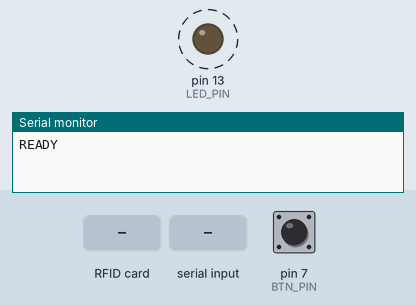
Bench run of a sketch on a simulated Arduino Uno, built with avr-gcc and run on an emulated ATmega328P. Shown: output pins drawn as LEDs (lit = HIGH), the last lines printed to the serial monitor. Dashed ring = blinking. Inputs (shaded band) come from the test bench; at power-on: pin 7 (BTN_PIN) HIGH.

Above: at 1.2 s.
1.3 s: pin 7 (BTN_PIN) pulled LOW for 0.15 s
4.3 s: RFID card 5E 7A 19 C4 held to the reader
7.3 s: "LED:\n" received over Serial
At 8.0 s:
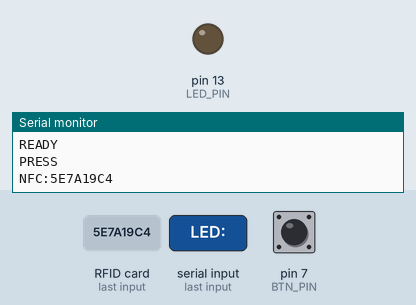
8.8 s: pin 7 (BTN_PIN) pulled LOW for 3.2 s
Timing chart, 0 to 11.8 s (numbered marks = the images above; inputs shaded):
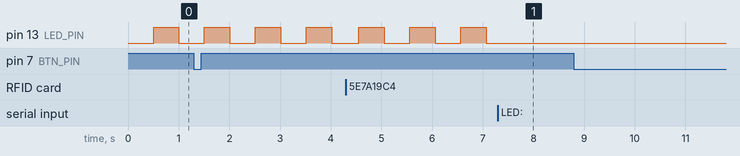

The sketch:

timecards.ino
```cpp
// timecards — Arduino sketch (button + status LED + optional PN532 NFC).
//
// The Arduino is the SENSOR; a host computer runs the bridge (host/bridge.js) that
// maps these serial events to timecards CLI commands and pushes state back. This
// sketch reimplements no timer logic — it just reports input and shows state.
//
//   Button tap        -> "PRESS\n"   (host: timecards press)
//   Button hold 1.5s  -> "HOLD\n"    (host: timecards stop)
//   NFC tag tapped    -> "NFC:04A2B1C3\n"  (host: timecards slot --nfc 04:A2:B1:C3)
//   Host -> Arduino   "LED:running|solid|slow|off\n"  drives the status LED
//
// Wiring + setup: see ../README.md. NFC is optional — if no PN532 is found the
// sketch still runs the button + LED (it does not halt).

#include <Wire.h>
#include <Adafruit_PN532.h>

// ── pins ──
const uint8_t BTN_PIN = 7;     // momentary button to GND (uses INPUT_PULLUP)
const uint8_t LED_PIN = 13;    // status LED (through a resistor to GND)
#define PN532_IRQ   2
#define PN532_RESET 3
Adafruit_PN532 nfc(PN532_IRQ, PN532_RESET, &Wire);
bool nfcReady = false;

// ── button: debounce + tap vs hold (millis-based, no delay) ──
const unsigned long DEBOUNCE_MS = 25;
const unsigned long HOLD_MS = 1500;
int btnStable = HIGH, btnLastRead = HIGH;
unsigned long btnLastChange = 0, pressStart = 0;
bool holdFired = false;

// ── LED: non-blocking patterns ──
enum LedMode { LED_OFF, LED_SOLID, LED_SLOW, LED_FAST };
LedMode ledMode = LED_SLOW;
unsigned long ledLast = 0;
bool ledOn = false;

void setLed(LedMode m) { ledMode = m; }

void updateLed() {
  unsigned long now = millis();
  switch (ledMode) {
    case LED_OFF:   digitalWrite(LED_PIN, LOW);  return;
    case LED_SOLID: digitalWrite(LED_PIN, HIGH); return;
    case LED_SLOW:  if (now - ledLast >= 500) { ledLast = now; ledOn = !ledOn; digitalWrite(LED_PIN, ledOn); } return;
    case LED_FAST:  if (now - ledLast >= 120) { ledLast = now; ledOn = !ledOn; digitalWrite(LED_PIN, ledOn); } return;
  }
}

void updateButton() {
  unsigned long now = millis();
  int raw = digitalRead(BTN_PIN);
  if (raw != btnLastRead) { btnLastChange = now; btnLastRead = raw; }
  if (now - btnLastChange >= DEBOUNCE_MS && raw != btnStable) {
    btnStable = raw;
    if (btnStable == LOW) { pressStart = now; holdFired = false; }  // pressed
    else if (!holdFired) Serial.println("PRESS");                   // released before hold = tap
  }
  if (btnStable == LOW && !holdFired && now - pressStart >= HOLD_MS) {
    holdFired = true;
    Serial.println("HOLD");
  }
}

void handleLine(const String& line) {
  if (line.startsWith("LED:")) {
    String v = line.substring(4);
    if      (v == "running")  setLed(LED_SOLID);   // running -> steady on
    else if (v == "paused")   setLed(LED_SLOW);    // paused  -> slow blink
    else if (v == "finished") setLed(LED_FAST);    // alarm   -> fast blink
    else if (v == "ready")    setLed(LED_SLOW);
    else if (v == "solid")    setLed(LED_SOLID);
    else if (v == "slow")     setLed(LED_SLOW);
    else if (v == "fast")     setLed(LED_FAST);
    else                       setLed(LED_OFF);    // empty/off
  }
}

void pollSerial() {
  if (Serial.available()) {
    String line = Serial.readStringUntil('\n');
    line.trim();                                   // drop trailing \r / spaces
    if (line.length()) handleLine(line);
  }
}

// ── NFC: emit "NFC:<UPPERCASE HEX>" on a new tag ──
uint8_t lastUid[7]; uint8_t lastUidLen = 0; unsigned long lastNfcMs = 0;

void pollNfc() {
  if (!nfcReady) return;
  uint8_t uid[7]; uint8_t uidLen = 0;
  if (nfc.readPassiveTargetID(PN532_MIFARE_ISO14443A, uid, &uidLen, 50)) {
    bool same = (uidLen == lastUidLen) && memcmp(uid, lastUid, uidLen) == 0;
    if (!same || millis() - lastNfcMs > 1000) {
      Serial.print("NFC:");
      for (uint8_t i = 0; i < uidLen; i++) {
        if (uid[i] < 0x10) Serial.print('0');
        Serial.print(uid[i], HEX);                 // host uppercases + colon-joins
      }
      Serial.println();
      memcpy(lastUid, uid, uidLen); lastUidLen = uidLen; lastNfcMs = millis();
    }
  }
}

void setup() {
  Serial.begin(115200);
  Serial.setTimeout(20);
  pinMode(BTN_PIN, INPUT_PULLUP);
  pinMode(LED_PIN, OUTPUT);
  nfc.begin();
  if (nfc.getFirmwareVersion()) { nfc.SAMConfig(); nfcReady = true; }
  // No PN532? Carry on button-only (don't halt).
  Serial.println("READY");
}

void loop() {
  updateButton();
  updateLed();
  pollSerial();
  pollNfc();
}
```

Measured:
- after the input at 7.3 s, pin 13 (LED_PIN): stays LOW (without the input it goes to HIGH after 0.27 s)
- by itself, pin 13 (LED_PIN): alternates HIGH for 0.50 s and LOW for 0.50 s
